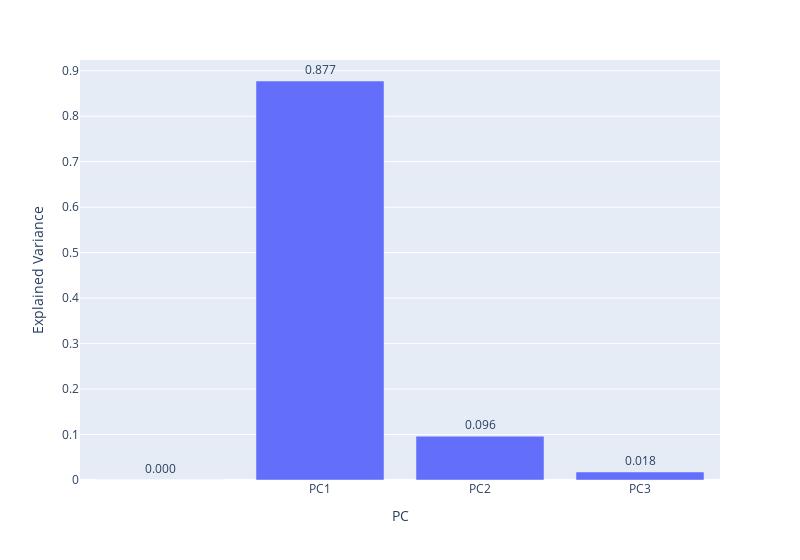

The notebook cell this image was saved under:
### Code cell
fig.update_traces(texttemplate='%{text:.3f}', textposition='outside') # limit decimal cases and text outside the bar
fig.show() #explained variance

### Figure 1 — Plotly figure (JSON) as saved in the notebook; plotly's stock layout.template omitted (floating-point values rounded to 4 significant figures)
{"data": [{"alignmentgroup": "True", "hovertemplate": "PC=%{x}<br>Explained Variance=%{text}<extra></extra>", "legendgroup": "", "marker": {"color": "#636efa", "pattern": {"shape": ""}}, "name": "", "offsetgroup": "", "orientation": "v", "showlegend": false, "text": [0, 0.8774, 0.09637, 0.01763], "textposition": "outside", "texttemplate": "%{text:.3f}", "type": "bar", "x": ["", "PC1", "PC2", "PC3"], "xaxis": "x", "y": [0, 0.8774, 0.09637, 0.01763], "yaxis": "y"}], "layout": {"barmode": "relative", "legend": {"tracegroupgap": 0}, "margin": {"t": 60}, "width": 800, "xaxis": {"anchor": "y", "domain": [0, 1], "title": {"text": "PC"}}, "yaxis": {"anchor": "x", "domain": [0, 1], "title": {"text": "Explained Variance"}}}}
